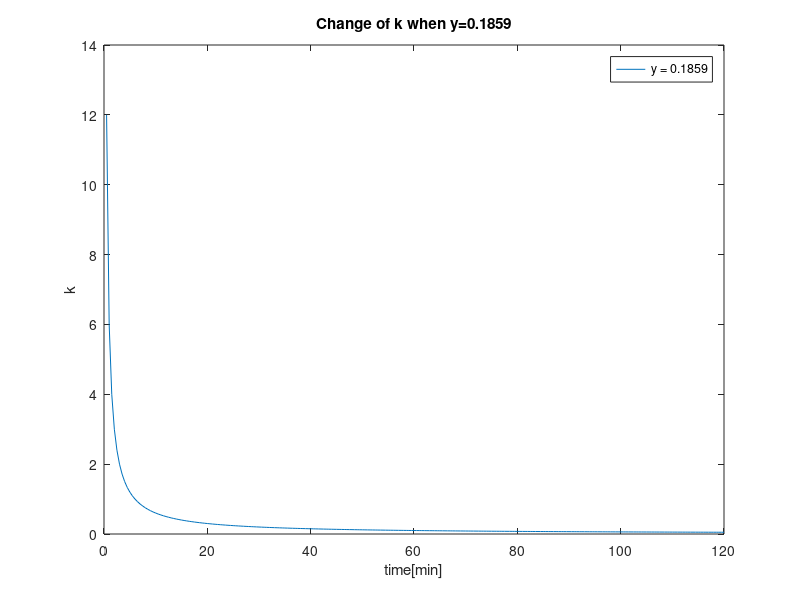

The MATLAB source for this figure:
t = 0:0.5:120;
y = 0.1859;
k = (log(75) - log(y))./t;
figure(1);
plot(t,k);
title('Change of k when y=0.1859');
xlabel('time[min]');
ylabel('k');
legend('y = 0.1859');